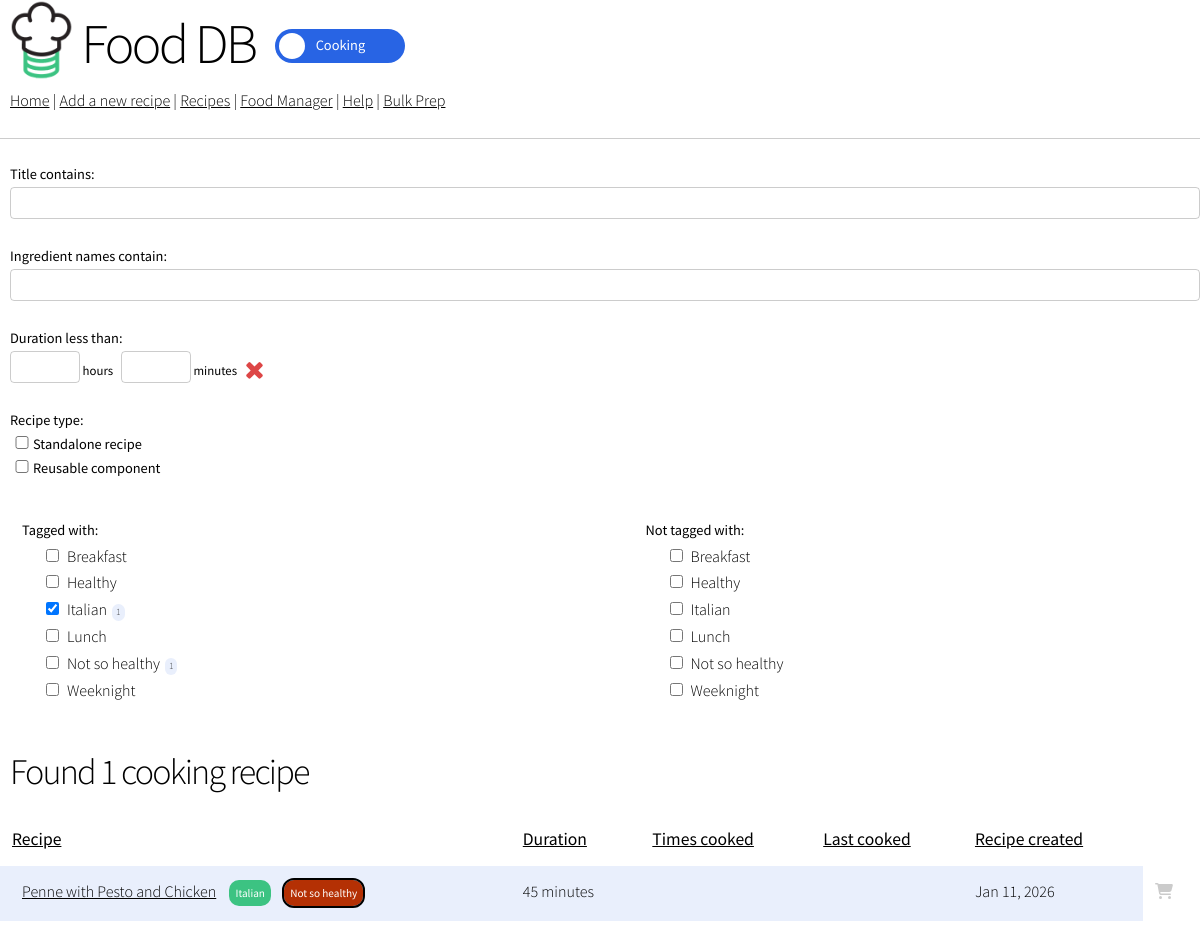
Screenshot of /search/?tag=Italian with the database file from the repository.
### food_db_app/models.py (models this page shows, shortened)
class Tag(models.Model):
    name = models.CharField(max_length=25, unique=True)
    fill_color = ColorField(default='#3cc382')
    border_color = ColorField(default='#000000')
    text_color = ColorField(default='#ffffff')
    has_border = models.BooleanField(default=False, help_text='Whether the tag has a border or not')
    is_cooking_tag = models.BooleanField(default=True)
    is_baking_tag = models.BooleanField(default=False)
    _date_created = models.DateTimeField(default=timezone.now)

class Recipe(models.Model):
    clean_key = models.CharField(max_length=255, unique=True)
    title = models.CharField(max_length=255)
    url = models.TextField(blank=True)
    recipe_book = models.ForeignKey(
        'RecipeBook',
        on_delete=models.SET_NULL,
        null=True,
        blank=True,
        verbose_name='Recipe Book',
    )
    recipe_book_page = models.PositiveSmallIntegerField(null=True, blank=True, verbose_name='Recipe Book Page')
    duration_minutes = models.PositiveSmallIntegerField(null=True, blank=True, verbose_name='Duration (minutes)')
    servings_min = models.PositiveSmallIntegerField(null=True, blank=True)
    servings_max = models.PositiveSmallIntegerField(null=True, blank=True)
    calories_per_recipe = models.PositiveSmallIntegerField(null=True, blank=True, verbose_name='Total Calories')
    notes = models.TextField(blank=True)
    oven_temp = models.PositiveSmallIntegerField(null=True, blank=True, verbose_name='Oven Temperature')
    tags = models.ManyToManyField('Tag', related_name='recipes', blank=True)
    is_baking_recipe = models.BooleanField(default=False)  # Either Cooking or Baking recipe
    is_component_recipe = models.BooleanField(default=False, verbose_name='Component of a Larger Recipe')  # Is this a reusable component or standalone recipe?
    is_cookie_recipe = models.BooleanField(default=False, verbose_name='Cookies')  # cookies have extra attributes
    cookie_style = models.CharField(
        max_length=20,
        choices=COOKIE_STYLE_CHOICES,
        null=True,
        blank=True,
        verbose_name='Cookie Style',
    )
    cookie_color = models.CharField(
        max_length=50,
        null=True,
        blank=True,
        verbose_name='Cookie Color',
    )
    @property
    def times_cooked(self):
        return CookedMeal.objects.filter(recipe=self).count()
    @property
    def associated_tags(self):
        return [tag for tag in Tag.objects.filter(recipes=self).order_by('name')]
    _date_created = models.DateTimeField(default=timezone.now)
    _date_modified = models.DateTimeField(default=timezone.now)

### food_db_app/views/pages.py (the view)
# urls.py: path('search/', views.search, name='search'),
def search(request):
    search_params = request.GET.copy()
    if 'is_baking_recipe' not in search_params:
        search_params['is_baking_recipe'] = get_is_baking_cookie(request).lower()
    text_search_form = RecipeTextFilter(search_params, queryset=Recipe.objects.all().order_by('-_date_created'))
    found_recipes = text_search_form.qs.distinct()
    cart = get_cart(request)
    recipe_data = {recipe.title : {} for recipe in found_recipes}
    for recipe in found_recipes:
        recipe_data[recipe.title]['tags'] = [t['fields'] for t in json.loads(serialize('json',recipe.associated_tags))]  # convert Tag to JSON, then dict, because Tag object cannot be implicitly serialized into JSON (which is done on the search template so the data is accessible in Javascript layer)
        recipe_data[recipe.title]['date_created'] = recipe._date_created.astimezone(pytz.timezone('America/Los_Angeles')).strftime('%b %d, %Y')
        recipe_data[recipe.title]['clean_key'] = recipe.clean_key
        recipe_data[recipe.title]['duration_minutes'] = recipe.duration_minutes or 0
        recipe_data[recipe.title]['duration_string'] = convert_minutes_to_string(recipe.duration_minutes) if recipe.duration_minutes else ''
        cooked_count = recipe.times_cooked
        last_cooked_meal = CookedMeal.objects.filter(recipe=recipe).order_by('date_cooked').last()
        if cooked_count > 0:
            recipe_data[recipe.title]['times_cooked'] = str(cooked_count)
            recipe_data[recipe.title]['last_cooked'] = last_cooked_meal.date_cooked.astimezone(pytz.timezone('America/Los_Angeles')).strftime('%b %d, %Y')
        else:
            recipe_data[recipe.title]['times_cooked'] = ''
            recipe_data[recipe.title]['last_cooked'] = ''
        recipe_data[recipe.title]['in_cart'] = str(recipe.clean_key in cart).lower()
    tag_counts = defaultdict(int)
    for rec in recipe_data.values():
        for tag in rec['tags']:
            tag_counts[tag['name']] += 1
    tag_data = [
        {
            'name': tag.name,
            'checked': tag.name in request.GET.getlist('tag'),
            'is_cooking_tag': tag.is_cooking_tag,
            'is_baking_tag': tag.is_baking_tag,
            'result_count': tag_counts[tag.name]
        }
        for tag
        in text_search_form.filters['tag'].extra['queryset']
    ]
    return_context = context(
        request=request,
        text_search=text_search_form,
        recipe_data=recipe_data,
        tags=tag_data,
        tag_counts=tag_counts,
        is_baking_recipe=search_params['is_baking_recipe'],
    )
    return render(request, 'search.html', return_context)

### food_db/db_router.py (called while the page is built)
def set_database_for_thread(db_name):
    _thread_local.database = db_name

### food_db_app/templatetags/test_db.py (called while the page is built, shortened)
@register.simple_tag
def url_with_test_db(view_name, test_db=False, key=None):
    if key:
        url = reverse(view_name, kwargs={'key': key})
    else:
        url = reverse(view_name)
    return url

### food_db_app/views/utils.py (called while the page is built)
def convert_minutes_to_string(minutes: int):
    hours = floor(float(minutes)/60.0)
    minutes = minutes % 60
    duration_str = ''
    if hours == 1:
        duration_str += f'{hours} hour '
    elif hours > 1:
        duration_str += f'{hours} hours '
    if minutes > 0:
        duration_str += f'{minutes} minutes'
    return duration_str

def get_is_baking_cookie(request):
    return str(request.session.get('is_baking_mode', False))

def get_cart(request):
    cart = request.session.get('cart', [])
    print(f"Current cart: {cart}")
    if cart is None or (isinstance(cart, list) and None in cart):
        cart = []
        print("Reset cart due to None values")
    return cart

def get_tutorial_state(request):
    return {
        'tutorial_active': request.session.get('tutorial_active', False),
        'current_step_id': request.session.get('tutorial_current_step_id', None)
    }

def context(request, **kwargs):
    tutorial_state = get_tutorial_state(request)
    test_db = request.GET.get('test_db', '').lower() == 'true'
    context_values = {
        'current_is_baking_mode': get_is_baking_cookie(request),
        'cart': get_cart(request),
        'timing_types': TIMING_TYPE_CHOICES,
        'cookie_style_choices': COOKIE_STYLE_CHOICES,
        'tutorial_state': tutorial_state,
        'tutorial_current_step': get_current_step_data(request) if tutorial_state['tutorial_active'] else None,
        'cloud_sync_enabled': S3_SYNC_ENABLED,
        'cloud_url': S3Sync().bucket_url if S3_SYNC_ENABLED else None,
        'potty_mouth': os.getenv('POTTY_MOUTH', 'false').lower() == 'true',
        'test_db': test_db,
    }
    context_values.update(kwargs)
    return context_values

### food_db_app/templates/search.html (shortened to what this page needs)
{% extends 'main.html' %}
{% load static %}
{% load test_db %}
{% block content %}
<form class="left_side_of_page" id="search_form" method="get">
    <div>
        <label>{{ text_search.form.title.label }}:</label>
        {{ text_search.form.title }}
        <br>
        <label>{{ text_search.form.ingredient.label }}:</label>
        {{ text_search.form.ingredient }}
        <br>
        <label>{{ text_search.form.duration_lt.label }}:</label>
        <span id="duration_span" style="display: flex;">
            <input type="number" name="duration_lt_hours" step="1" id="id_duration_lt_hours" style="width: 70px;">
            <label class="duration_search_label">&#160;hours&#160;&#160;&#160;</label class="duration_search_label">
            <input type="number" name="duration_lt_minutes" step="15" id="id_duration_lt_minutes" style="width: 70px;">
            <label class="duration_search_label">&#160;minutes</label class="duration_search_label">
            <img class="clear_duration_search_button" src="{% static 'img/x-icon.svg' %}" width="25" height="25" title="Clear duration filters"/>
        </span>
        <br>
        <label>{{ text_search.form.is_component_recipe.label }}:</label>
        {{ text_search.form.is_component_recipe }}
        <br>
        <table id="search_tag_filter_table">
            <tr style="background-color: #ffffff;">
                <td id="tag_include_filter_td">
                    <label>{{ text_search.form.tag.label }}:</label>
                    <label class="tags_row"><ul
                    >
                        {% for tag in tags %}
                            <div class="ui checkbox tag_check" data-is_baking_tag="{{ tag.is_baking_tag }}" data-is_cooking_tag="{{ tag.is_cooking_tag }}">
                                <input id="id_tag_{{ forloop.counter0 }}" name="tag" type="checkbox" value="{{ tag.name }}" {% if tag.checked %}checked{% endif %}>
                                <label for="id_tag_{{ forloop.counter0 }}">{{ tag.name }}<span class="result_count_label" data-tag_name="{{ tag.name }}">{{ tag.result_count }}</span></label>
                            </div>
                        {% endfor %}
                    </ul></label>
                </td>
                <td>
                    <label>{{ text_search.form.tag_exclusion.label }}:</label>
                    <label class="tags_row"><ul
                    >
                        {% for tag in tags %}
                            <div class="ui checkbox tag_check" data-is_baking_tag="{{ tag.is_baking_tag }}" data-is_cooking_tag="{{ tag.is_cooking_tag }}">
                                <input id="id_excluded_tag_{{ forloop.counter0 }}" name="excluded_tag" type="checkbox" value="{{ tag.name }}">
                                <label for="id_excluded_tag_{{ forloop.counter0 }}">{{ tag.name }}</label>
                            </div>
                        {% endfor %}
                    </ul></label>
                </td>
            </tr>
        </table>
    </div>
</form>
<div id="search_results">
    {% with result_count=text_search.qs|length %}
    <h2>{% if result_count == 0 %}Ah {% if potty_mouth %}shit{% else %}man{% endif %}, no matching recipes found 😔{% else %}Found {{ result_count }} {% if is_baking_recipe == 'true' %}baking{% else %}cooking{% endif %} recipe{% endif %}{% if result_count > 1 %}s{% endif %}</h2>
    {% endwith %}
    <table id="search_results_table">
        <thead>
            <th>
                <a>Recipe</a>
            </th>
            <th>
                <a>Duration</a>
            </th>
            <th>
                <a>Times cooked</a>
            </th>
            <th>
                <a>Last cooked</a>
            </th>
            <th>
                <a>Recipe created</a>
            </th>
        </thead>
        <tbody>
            {% for recipe, data in recipe_data.items %}
            <tr>
                <td>
                    <p class="search_result"><a class="left_side_of_page" href="{% url_with_test_db 'recipe_detail' test_db=test_db key=data.clean_key %}">{{ recipe }}</a>
                        {% for tag in data.tags %}
                            <span
                                class="tag_display_label small"
                                style="background-color: {{ tag.fill_color }}; color: {{ tag.text_color }}; {% if tag.has_border %}outline: 2px solid {{ tag.border_color }};{% endif %}"
                            >{{ tag.name }}</span>
                        {% endfor %}<br /></p>
                </td>
                <td value="{{ data.duration_minutes }}">
                    {{ data.duration_string }}
                </td>
                <td>
                </td>
                <td>
                </td>
                <td>
                    {{ data.date_created }}
                </td>
                <td style="background-color: white !important;">
                    <i class="fa-solid fa-cart-shopping add_to_cart_icon {% if data.in_cart == "false" %}not_{% endif %}added" data-recipe_key="{{ data.clean_key }}"></i>
                </td>
            </tr>
            {% endfor %}
        </tbody>
    </table>
</div>
{% endblock content %}

### static/css/style.css (style rules this page uses)
:root { --baking-row-color: rgb(252, 233, 245); --baking-color: rgb(228, 40, 156); --cooking-row-color: rgb(233, 239, 252); --cooking-color: rgb(40, 100, 228); --tutorial-exit-bottom-offset: 125; }
span.tag_display_label { background-color: #3cc382; color: white; border-radius: 15px; font-size: 1rem; padding: 9px; font-weight: normal; margin-left: 10px; }
span.tag_display_label.small { border-radius: 10px; font-size: 0.7rem; padding: 6px; }
span.result_count_label { background-color: var(--table-row-color); border-radius: 15px; border-radius: 10px; font-size: 0.6rem; margin-left: 5px; padding-top: 2px; padding-bottom: 3px; padding-left: 4px; padding-right: 4px; font-weight: 100; }
.tag_check { min-width: 100px; }
.tag_check input[type="checkbox"] { -moz-appearance: checkbox !important; -webkit-appearance: checkbox !important; appearance: checkbox !important; display: inline-block !important; float: none !important; width: auto !important; height: auto !important; z-index: auto !important; margin-right: 5px; }
.tag_check input[type="checkbox"] + label { padding-left: 0 !important; position: static !important; }
.tag_check input[type="checkbox"] + label:before { display: none !important; content: none !important; }
.tags_row { display: inline-block; vertical-align: middle; }
.search_result { margin-bottom: 5px; }
.left_side_of_page { padding-left: 10px; }
.left_side_of_page ul { list-style-type: disc; padding-left: 20px; }
.duration_search_label { font-size: 0.8rem; margin-top: 0.6rem; }
.clear_duration_search_button { margin-top: 0.4rem; margin-left: 0.3rem; }
textarea, input[type="text"], input[type="number"], input[type="password"], input[type="email"], input[type="tel"], input[type="search"], input[type="url"] { z-index: 2; position: relative; }
a { cursor:pointer; }
.add_to_cart_icon { cursor: pointer; transition: color 0.2s ease-in-out, opacity 0.2s ease-in-out; opacity: 0.2; }

### rows the page displays
Tag: name "Breakfast", name "Breakfast"
Tag: name "Healthy", name "Healthy"
Tag: name "Italian", name "Italian", name "Italian"
Tag: name "Lunch", name "Lunch"
Tag: name "Not so healthy", name "Not so healthy", name "Not so healthy"
Tag: name "Weeknight", name "Weeknight"
Recipe: recipe_data "Penne with Pesto and Chicken"

### other values shown
{{ text_search.form.title.label }} "Title contains"
{{ text_search.form.ingredient.label }} "Ingredient names contain"
{{ text_search.form.duration_lt.label }} "Duration less than"
{{ text_search.form.is_component_recipe.label }} "Recipe type"
{{ text_search.form.tag.label }} "Tagged with"
{{ tag.result_count }} "1" "1"
{{ text_search.form.tag_exclusion.label }} "Not tagged with"
{{ result_count }} "1"
{{ data.duration_string }} "45 minutes"
{{ data.date_created }} "Jan 11, 2026"
